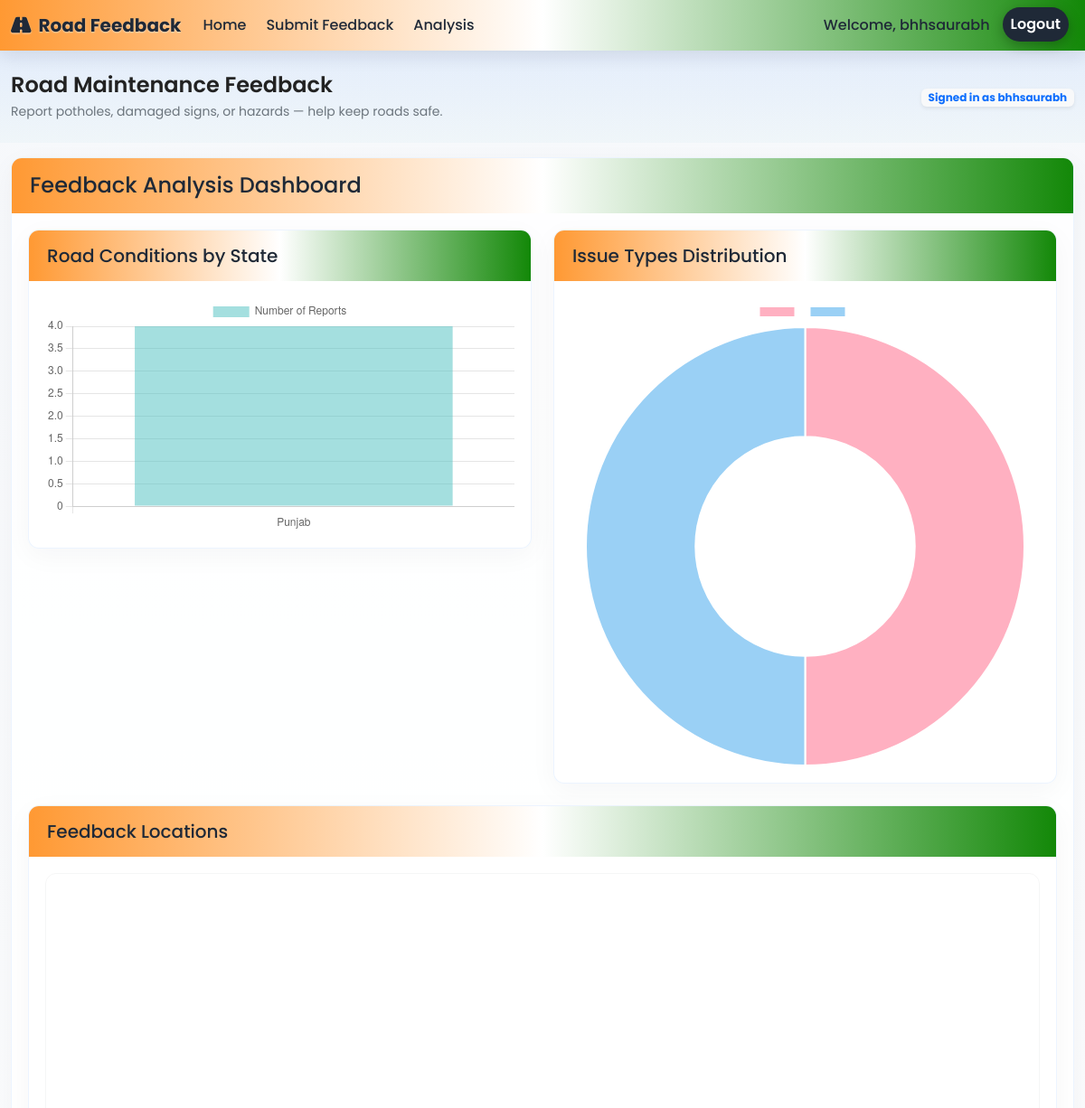
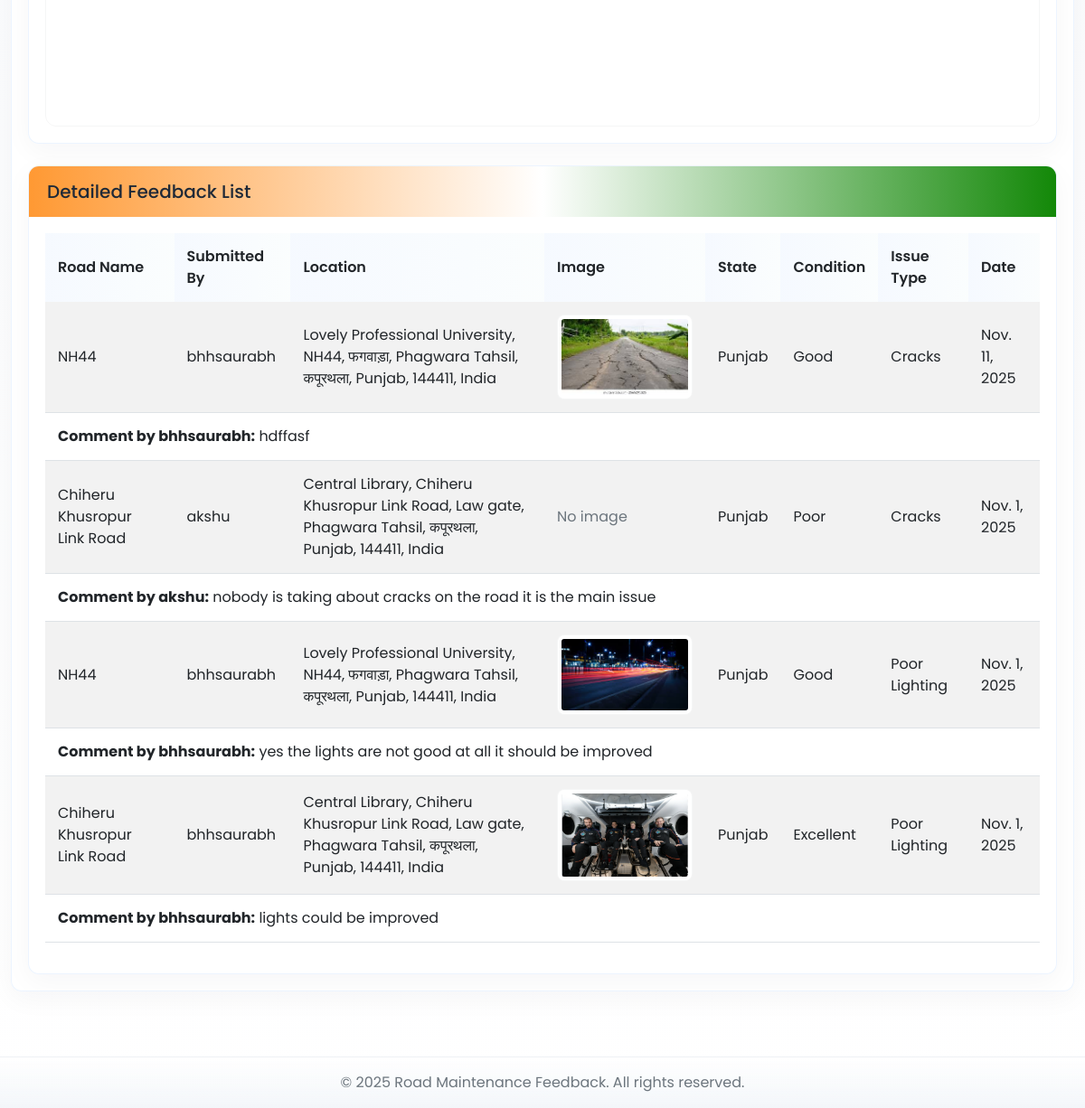
The app's page /reports/analysis/ (signed in) with its own data (2 pictures, top to bottom).
### reports/models.py (models this page shows, shortened)
class RoadFeedback(models.Model):
    CONDITION_CHOICES = [
        ('excellent', 'Excellent'),
        ('good', 'Good'),
        ('fair', 'Fair'),
        ('poor', 'Poor'),
        ('very_poor', 'Very Poor'),
    ]
    ISSUE_TYPES = [
        ('pothole', 'Potholes'),
        ('cracks', 'Cracks'),
        ('drainage', 'Drainage Issues'),
        ('signs', 'Missing/Damaged Signs'),
        ('lighting', 'Poor Lighting'),
        ('other', 'Other'),
    ]
    user = models.ForeignKey(User, on_delete=models.CASCADE)
    road_name = models.CharField(max_length=255)
    location = models.CharField(max_length=255)
    latitude = models.FloatField()
    longitude = models.FloatField()
    state = models.CharField(max_length=100)
    city = models.CharField(max_length=100)
    condition = models.CharField(max_length=20, choices=CONDITION_CHOICES)
    issue_type = models.CharField(max_length=20, choices=ISSUE_TYPES)
    description = models.TextField()
    image = models.ImageField(upload_to='road_images/', null=True, blank=True)
    created_at = models.DateTimeField(auto_now_add=True)
    updated_at = models.DateTimeField(auto_now=True)
    class Meta:
        ordering = ['-created_at']

### reports/views.py (the view)
# urls.py: path('analysis/', views.feedback_analysis, name='feedback_analysis'),
@login_required
def feedback_analysis(request):
    feedbacks = (RoadFeedback.objects
                 .all()
                 .select_related('user')
                 .prefetch_related('comments__user'))
    condition_stats = RoadFeedback.objects.values('condition').annotate(count=Count('id'))
    issue_stats = RoadFeedback.objects.values('issue_type').annotate(count=Count('id'))
    state_stats = RoadFeedback.objects.values('state').annotate(count=Count('id'))
    context = {
        'feedbacks': feedbacks,
        'condition_stats': condition_stats,
        'issue_stats': issue_stats,
        'state_stats': state_stats,
        'google_maps_api_key': settings.GOOGLE_MAPS_API_KEY
    }
    return render(request, "reports/feedback_analysis.html", context)

### reports/templates/reports/feedback_analysis.html (shortened to what this page needs)
{% extends 'base.html' %}
{% block content %}
<div class="row">
    <div class="col-md-12 mb-4">
        <div class="card">
            <div class="card-header">
                <h4 class="mb-0">Feedback Analysis Dashboard</h4>
            </div>
            <div class="card-body">
                <div class="row">
                    <div class="col-md-6 mb-4">
                        <div class="card">
                            <div class="card-header">
                                <h5 class="card-title mb-0">Road Conditions by State</h5>
                            </div>
                            <div class="card-body">
                                <canvas id="stateChart"></canvas>
                            </div>
                        </div>
                    </div>
                    <div class="col-md-6 mb-4">
                        <div class="card">
                            <div class="card-header">
                                <h5 class="card-title mb-0">Issue Types Distribution</h5>
                            </div>
                            <div class="card-body">
                                <canvas id="issueDistributionChart"></canvas>
                            </div>
                        </div>
                    </div>
                </div>
                <div class="row">
                    <div class="col-md-12 mb-4">
                        <div class="card">
                            <div class="card-header">
                                <h5 class="card-title mb-0">Feedback Locations</h5>
                            </div>
                            <div class="card-body">
                                <div id="map" style="height: 400px; width: 100%;"></div>
                            </div>
                        </div>
                    </div>
                </div>
                <div class="row">
                    <div class="col-md-12">
                        <div class="card">
                            <div class="card-header">
                                <h5 class="card-title mb-0">Detailed Feedback List</h5>
                            </div>
                            <div class="card-body">
                                <div class="table-responsive">
                                    <table class="table table-striped">
                                        <thead>
                                            <tr>
                                                <th>Road Name</th>
                                                <th>Submitted By</th>
                                                <th>Location</th>
                                                <th>Image</th>
                                                <th>State</th>
                                                <th>Condition</th>
                                                <th>Issue Type</th>
                                                <th>Date</th>
                                            </tr>
                                        </thead>
                                        <tbody>
                                            {% for feedback in feedbacks %}
                                            <tr>
                                                <td>{{ feedback.road_name }}</td>
                                                <td>{{ feedback.user.username }}</td>
                                                <td>{{ feedback.location }}</td>
                                                <td>
                                                    {% if feedback.image %}
                                                    <img src="{{ feedback.image.url }}" alt="{{ feedback.road_name }}" style="max-width:150px; height:auto;" class="img-thumbnail" />
                                                    {% else %}
                                                    <span class="text-muted">No image</span>
                                                    {% endif %}
                                                </td>
                                                <td>{{ feedback.state }}</td>
                                                <td>{{ feedback.get_condition_display }}</td>
                                                <td>{{ feedback.get_issue_type_display }}</td>
                                                <td>{{ feedback.created_at|date }}</td>
                                            </tr>
                                            <tr>
                                                <td colspan="8"><strong>Comment by {{ feedback.user.username }}:</strong> {{ feedback.description }}</td>
                                            </tr>
                                            {% endfor %}
                                        </tbody>
                                    </table>
                                </div>
                            </div>
                        </div>
                    </div>
                </div>
            </div>
        </div>
    </div>
</div>
{% endblock %}
{% block extra_js %}
<script>
    // Initialize Google Map
    function initMap() {
        const map = new google.maps.Map(document.getElementById('map'), {
            zoom: 5,
            center: { lat: 20.5937, lng: 78.9629 } // Center of India
        });
        {% for feedback in feedbacks %}
        new google.maps.Marker({
            position: { lat: {{ feedback.latitude }}, lng: {{ feedback.longitude }} },
            map: map,
            title: '{{ feedback.road_name }}'
        });
        {% endfor %}
    }
    // State Chart
    const stateCtx = document.getElementById('stateChart').getContext('2d');
    new Chart(stateCtx, {
        type: 'bar',
        data: {
            labels: [{% for stat in state_stats %}'{{ stat.state }}'{% if not forloop.last %}, {% endif %}{% endfor %}],
            datasets: [{
                label: 'Number of Reports',
                data: [{% for stat in state_stats %}{{ stat.count }}{% if not forloop.last %}, {% endif %}{% endfor %}],
                backgroundColor: 'rgba(75, 192, 192, 0.5)'
            }]
        },
        options: {
            responsive: true,
            scales: {
                y: {
                    beginAtZero: true
                }
            }
        }
    });
    // Issue Distribution Chart
    const issueCtx = document.getElementById('issueDistributionChart').getContext('2d');
    new Chart(issueCtx, {
        type: 'doughnut',
        data: {
            labels: [{% for stat in issue_stats %}'{{ stat.get_issue_type_display }}'{% if not forloop.last %}, {% endif %}{% endfor %}],
            datasets: [{
                data: [{% for stat in issue_stats %}{{ stat.count }}{% if not forloop.last %}, {% endif %}{% endfor %}],
                backgroundColor: [
                    'rgba(255, 99, 132, 0.5)',
                    'rgba(54, 162, 235, 0.5)',
                    'rgba(255, 206, 86, 0.5)',
                    'rgba(75, 192, 192, 0.5)',
                    'rgba(153, 102, 255, 0.5)',
                    'rgba(255, 159, 64, 0.5)'
                ]
            }]
        },
        options: {
            responsive: true
        }
    });
    initMap();
</script>
{% endblock %}

### templates/base.html (shortened to what this page needs)
<!DOCTYPE html>
<html lang="en">
<head>
    <link href="https://cdn.jsdelivr.net/npm/bootstrap@5.2.3/dist/css/bootstrap.min.css" rel="stylesheet">
    <link href="https://cdnjs.cloudflare.com/ajax/libs/font-awesome/6.5.0/css/all.min.css" rel="stylesheet">
    <link href="/static/css/custom.css" rel="stylesheet">
</head>
<body>
    <nav class="navbar navbar-expand-lg navbar-dark bg-primary">
        <div class="container">
            <a class="navbar-brand" href="{% url 'reports:dashboard' %}">
                <i class="fas fa-road me-2"></i>Road Feedback
            </a>
            <div class="collapse navbar-collapse" id="navbarNav">
                <ul class="navbar-nav me-auto">
                    <li class="nav-item">
                        <a class="nav-link" href="{% url 'reports:dashboard' %}">Home</a>
                    </li>
                    {% if user.is_authenticated %}
                    <li class="nav-item">
                        <a class="nav-link" href="{% url 'reports:submit_feedback' %}">Submit Feedback</a>
                    </li>
                    <li class="nav-item">
                        <a class="nav-link" href="{% url 'reports:feedback_analysis' %}">Analysis</a>
                    </li>
                    {% endif %}
                </ul>
                <ul class="navbar-nav">
                    {% if user.is_authenticated %}
                    <li class="nav-item">
                        <span class="nav-link">Welcome, {{ user.username }}</span>
                    </li>
                    <li class="nav-item">
                        <form method="post" action="{% url 'reports:logout' %}" class="d-inline">
                            <button type="submit" class="nav-link btn btn-link">Logout</button>
                        </form>
                    </li>
                    {% endif %}
                </ul>
            </div>
        </div>
    </nav>
    <section class="site-hero py-4">
        <div class="container">
            <div class="d-flex align-items-center justify-content-between">
                <div>
                    <h1 class="h4 mb-1">Road Maintenance Feedback</h1>
                    <p class="mb-0 text-muted small">Report potholes, damaged signs, or hazards — help keep roads safe.</p>
                </div>
                <div class="d-none d-md-block">
                    {% if user.is_authenticated %}
                    <span class="badge bg-light text-primary shadow-sm">Signed in as {{ user.username }}</span>
                    {% endif %}
                </div>
            </div>
        </div>
    </section>
    <div class="container mt-3">
        {% block content %}
        {% endblock %}
    </div>
    <footer class="footer bg-light mt-5 py-3">
        <div class="container text-center">
            <span class="text-muted">© 2025 Road Maintenance Feedback. All rights reserved.</span>
        </div>
    </footer>
    {% block extra_js %}{% endblock %}
</body>
</html>

### static/css/custom.css (style rules this page uses)
:root { --primary:#0d6efd; --primary-600:#0b5ed7; --accent:#17a2b8; --bg:#f6f8fb; --card-bg: rgba(255,255,255,0.85); --glass-border: rgba(13,110,253,0.08); --muted: #6c757d; --radius: 12px; --saffron:#FF9933; --india-green:#138808; }
body { font-family: 'Poppins', system-ui, -apple-system, 'Segoe UI', Roboto, 'Helvetica Neue', Arial; background: linear-gradient(180deg, var(--bg) 0%, #ffffff 100%); color: #222; min-height:100vh; display:flex; flex-direction:column; }
.container { max-width:1200px; }
.navbar { background: linear-gradient(90deg, var(--saffron) 0%, #ffffff 50%, var(--india-green) 100%); box-shadow: 0 6px 20px rgba(17,24,39,0.10); }
.navbar-brand { font-weight:700; color:#1f2937 !important; text-shadow:0 1px 2px rgba(255,255,255,0.6); }
.navbar .nav-link { color:#1f2937 !important; font-weight:500; margin-right:6px; }
.nav-link.btn-link { background:#1f2937; color:#fff !important; border-radius:24px; padding:6px 16px; font-weight:600; box-shadow:0 4px 14px rgba(0,0,0,0.25); }
.site-hero { background: linear-gradient(180deg, rgba(13,110,253,0.08), rgba(23,162,184,0.03)); }
.site-hero h1 { font-weight:600; }
.card { background: var(--card-bg); border-radius: var(--radius); border: 1px solid var(--glass-border); box-shadow: 0 8px 30px rgba(17,24,39,0.04); overflow:hidden; }
.card-header { background:linear-gradient(90deg,var(--saffron),#ffffff 50%,var(--india-green)); border-bottom:none; padding:16px 20px; color:#1f2937; font-weight:600; }
.card-body { padding:18px; }
#map { height:420px; border-radius:12px; border:1px solid rgba(17,24,39,0.04); }
.table thead th { background: linear-gradient(90deg, rgba(13,110,253,0.04), rgba(23,162,184,0.02)); border-bottom: none; font-weight:600; }
.table td, .table th { vertical-align:middle; padding:14px; }
.img-thumbnail { border-radius:8px; border:1px solid rgba(17,24,39,0.04); }
.footer { background: linear-gradient(180deg, #ffffff, rgba(13,110,253,0.02)); padding:24px 0; margin-top:auto; border-top:1px solid rgba(17,24,39,0.02); }

### records on screen
RoadFeedback: road_name "NH44", user.username "bhhsaurabh", location "Lovely Professional University, NH44, फगवाड़ा, Phagwara Tahsil, कपूरथला, Punjab, 144411, India", image (picture), state "Punjab", condition "Good", issue_type "Cracks", created_at "Nov. 11, 2025", description "hdffasf"
RoadFeedback: road_name "Chiheru Khusropur Link Road", user.username "akshu", location "Central Library, Chiheru Khusropur Link Road, Law gate, Phagwara Tahsil, कपूरथला, Punjab, 144411, India", image "No image", state "Punjab", condition "Poor", issue_type "Cracks", created_at "Nov. 1, 2025", description "nobody is taking about cracks on the road it is the main issue"
RoadFeedback: road_name "NH44", user.username "bhhsaurabh", location "Lovely Professional University, NH44, फगवाड़ा, Phagwara Tahsil, कपूरथला, Punjab, 144411, India", image (picture), state "Punjab", condition "Good", issue_type "Poor Lighting", created_at "Nov. 1, 2025", description "yes the lights are not good at all it should be improved"
RoadFeedback: road_name "Chiheru Khusropur Link Road", user.username "bhhsaurabh", location "Central Library, Chiheru Khusropur Link Road, Law gate, Phagwara Tahsil, कपूरथला, Punjab, 144411, India", image (picture), state "Punjab", condition "Excellent", issue_type "Poor Lighting", created_at "Nov. 1, 2025", description "lights could be improved"

### other values on screen
{{ user.username }} "bhhsaurabh"
chart data {{ stat.state }} Punjab
